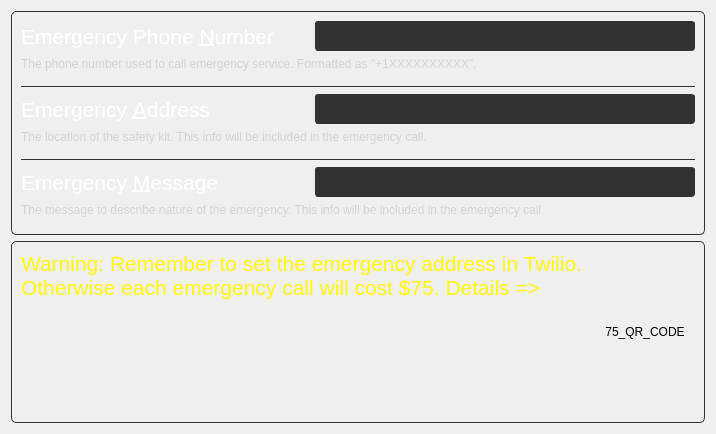
              <widget class="QWidget" name="scrollAreaWidgetContents_2">
               <property name="geometry">
                <rect>
                 <x>0</x>
                 <y>0</y>
                 <width>716</width>
                 <height>434</height>
                </rect>
               </property>
               <layout class="QVBoxLayout" name="verticalLayout_44">
                <item>
                 <widget class="QFrame" name="frame_12">
                  <property name="styleSheet">
                   <string notr="true">QWidget#frame_12{border-radius: 5px;border-color:rgb(50,50,50);border-width: 1px;border-style: solid;}</string>
                  </property>
                  <property name="frameShape">
                   <enum>QFrame::StyledPanel</enum>
                  </property>
                  <property name="frameShadow">
                   <enum>QFrame::Raised</enum>
                  </property>
                  <layout class="QVBoxLayout" name="verticalLayout_16">
                   <item>
                    <layout class="QHBoxLayout" name="horizontalLayout_21">
                     <item>
                      <widget class="QLabel" name="emergencyPhoneNumberLabel">
                       <property name="font">
                        <font>
                         <pointsize>16</pointsize>
                        </font>
                       </property>
                       <property name="styleSheet">
                        <string notr="true">color:white</string>
                       </property>
                       <property name="text">
                        <string>Emergency Phone &amp;Number</string>
                       </property>
                       <property name="buddy">
                        <cstring>emergencyPhoneNumberLineEdit</cstring>
                       </property>
                      </widget>
                     </item>
                     <item>
                      <spacer name="horizontalSpacer_11">
                       <property name="orientation">
                        <enum>Qt::Horizontal</enum>
                       </property>
                       <property name="sizeHint" stdset="0">
                        <size>
                         <width>40</width>
                         <height>20</height>
                        </size>
                       </property>
                      </spacer>
                     </item>
                     <item>
                      <widget class="QLineEdit" name="emergencyPhoneNumberLineEdit">
                       <property name="minimumSize">
                        <size>
                         <width>380</width>
                         <height>30</height>
                        </size>
                       </property>
                       <property name="font">
                        <font>
                         <pointsize>16</pointsize>
                        </font>
                       </property>
                       <property name="styleSheet">
                        <string notr="true">color: white; background-color: rgb(50,50,50); border-radius:3px;border-color: rgb(50,50,50);border-width: 1px;border-style: solid;</string>
                       </property>
                      </widget>
                     </item>
                    </layout>
                   </item>
                   <item>
                    <widget class="QLabel" name="label_5">
                     <property name="minimumSize">
                      <size>
                       <width>0</width>
                       <height>22</height>
                      </size>
                     </property>
                     <property name="maximumSize">
                      <size>
                       <width>16777215</width>
                       <height>22</height>
                      </size>
                     </property>
                     <property name="styleSheet">
                      <string notr="true">color:lightgrey</string>
                     </property>
                     <property name="text">
                      <string>The phone number used to call emergency service. Formatted as &quot;+1XXXXXXXXXX&quot;.</string>
                     </property>
                     <property name="alignment">
                      <set>Qt::AlignLeading|Qt::AlignLeft|Qt::AlignTop</set>
                     </property>
                    </widget>
                   </item>
                   <item>
                    <widget class="Line" name="line_6">
                     <property name="styleSheet">
                      <string notr="true">color:rgb(50,50,50)</string>
                     </property>
                     <property name="frameShadow">
                      <enum>QFrame::Plain</enum>
                     </property>
                     <property name="orientation">
                      <enum>Qt::Horizontal</enum>
                     </property>
                    </widget>
                   </item>
                   <item>
                    <layout class="QHBoxLayout" name="horizontalLayout_30">
                     <item>
                      <widget class="QLabel" name="emergencyAddressLabel">
                       <property name="font">
                        <font>
                         <pointsize>16</pointsize>
                        </font>
                       </property>
                       <property name="styleSheet">
                        <string notr="true">color:white</string>
                       </property>
                       <property name="text">
                        <string>Emergency &amp;Address</string>
                       </property>
                       <property name="buddy">
                        <cstring>emergencyAddressLineEdit</cstring>
                       </property>
                      </widget>
                     </item>
                     <item>
                      <spacer name="horizontalSpacer_12">
                       <property name="orientation">
                        <enum>Qt::Horizontal</enum>
                       </property>
                       <property name="sizeHint" stdset="0">
                        <size>
                         <width>40</width>
                         <height>20</height>
                        </size>
                       </property>
                      </spacer>
                     </item>
                     <item>
                      <widget class="QLineEdit" name="emergencyAddressLineEdit">
                       <property name="minimumSize">
                        <size>
                         <width>380</width>
                         <height>30</height>
                        </size>
                       </property>
                       <property name="maximumSize">
                        <size>
                         <width>16777215</width>
                         <height>16777215</height>
                        </size>
                       </property>
                       <property name="font">
                        <font>
                         <pointsize>16</pointsize>
                        </font>
                       </property>
                       <property name="styleSheet">
                        <string notr="true">color: white; background-color: rgb(50,50,50); border-radius:3px;border-color: rgb(50,50,50);border-width: 1px;border-style: solid;
</string>
                       </property>
                      </widget>
                     </item>
                    </layout>
                   </item>
                   <item>
                    <widget class="QLabel" name="label_7">
                     <property name="minimumSize">
                      <size>
                       <width>0</width>
                       <height>22</height>
                      </size>
                     </property>
                     <property name="maximumSize">
                      <size>
                       <width>16777215</width>
                       <height>22</height>
                      </size>
                     </property>
                     <property name="styleSheet">
                      <string notr="true">color:lightgrey</string>
                     </property>
                     <property name="text">
                      <string>The location of the safety kit. This info will be included in the emergency call.</string>
                     </property>
                     <property name="alignment">
                      <set>Qt::AlignLeading|Qt::AlignLeft|Qt::AlignTop</set>
                     </property>
                    </widget>
                   </item>
                   <item>
                    <widget class="Line" name="line_7">
                     <property name="styleSheet">
                      <string notr="true">color:rgb(50,50,50)</string>
                     </property>
                     <property name="frameShadow">
                      <enum>QFrame::Plain</enum>
                     </property>
                     <property name="orientation">
                      <enum>Qt::Horizontal</enum>
                     </property>
                    </widget>
                   </item>
                   <item>
                    <layout class="QHBoxLayout" name="horizontalLayout_37">
                     <item>
                      <widget class="QLabel" name="emergencyMessageLabel">
                       <property name="font">
                        <font>
                         <pointsize>16</pointsize>
                        </font>
                       </property>
                       <property name="styleSheet">
                        <string notr="true">color:white</string>
                       </property>
                       <property name="text">
                        <string>Emergency &amp;Message</string>
                       </property>
                       <property name="buddy">
                        <cstring>emergencyMessageLineEdit</cstring>
                       </property>
                      </widget>
                     </item>
                     <item>
                      <spacer name="horizontalSpacer_13">
                       <property name="orientation">
                        <enum>Qt::Horizontal</enum>
                       </property>
                       <property name="sizeHint" stdset="0">
                        <size>
                         <width>40</width>
                         <height>20</height>
                        </size>
                       </property>
                      </spacer>
                     </item>
                     <item>
                      <widget class="QLineEdit" name="emergencyMessageLineEdit">
                       <property name="minimumSize">
                        <size>
                         <width>380</width>
                         <height>30</height>
                        </size>
                       </property>
                       <property name="font">
                        <font>
                         <pointsize>16</pointsize>
                        </font>
                       </property>
                       <property name="styleSheet">
                        <string notr="true">color: white; background-color: rgb(50,50,50); border-radius:3px;border-color: rgb(50,50,50);border-width: 1px;border-style: solid;
</string>
                       </property>
                      </widget>
                     </item>
                    </layout>
                   </item>
                   <item>
                    <widget class="QLabel" name="label_9">
                     <property name="minimumSize">
                      <size>
                       <width>0</width>
                       <height>22</height>
                      </size>
                     </property>
                     <property name="maximumSize">
                      <size>
                       <width>16777215</width>
                       <height>22</height>
                      </size>
                     </property>
                     <property name="styleSheet">
                      <string notr="true">color:lightgrey</string>
                     </property>
                     <property name="text">
                      <string>The message to describe nature of the emergency. This info will be included in the emergency call.</string>
                     </property>
                     <property name="alignment">
                      <set>Qt::AlignLeading|Qt::AlignLeft|Qt::AlignTop</set>
                     </property>
                    </widget>
                   </item>
                  </layout>
                 </widget>
                </item>
                <item>
                 <widget class="QFrame" name="frame_15">
                  <property name="styleSheet">
                   <string notr="true">QWidget#frame_15{border-radius: 5px;border-color:rgb(50,50,50);border-width: 1px;border-style: solid;}</string>
                  </property>
                  <property name="frameShape">
                   <enum>QFrame::StyledPanel</enum>
                  </property>
                  <property name="frameShadow">
                   <enum>QFrame::Raised</enum>
                  </property>
                  <layout class="QHBoxLayout" name="horizontalLayout_7">
                   <item>
                    <widget class="QLabel" name="twilioAddressWarning">
                     <property name="font">
                      <font>
                       <pointsize>16</pointsize>
                      </font>
                     </property>
                     <property name="styleSheet">
                      <string notr="true">color:yellow</string>
                     </property>
                     <property name="text">
                      <string>Warning: Remember to set the emergency address in Twilio.
Otherwise each emergency call will cost $75. Details =&gt;</string>
                     </property>
                     <property name="textFormat">
                      <enum>Qt::AutoText</enum>
                     </property>
                     <property name="alignment">
                      <set>Qt::AlignLeading|Qt::AlignLeft|Qt::AlignTop</set>
                     </property>
                    </widget>
                   </item>
                   <item>
                    <widget class="QLabel" name="twilioAddressWarningQrCode">
                     <property name="minimumSize">
                      <size>
                       <width>100</width>
                       <height>100</height>
                      </size>
                     </property>
                     <property name="maximumSize">
                      <size>
                       <width>100</width>
                       <height>100</height>
                      </size>
                     </property>
                     <property name="text">
                      <string>75_QR_CODE</string>
                     </property>
                     <property name="alignment">
                      <set>Qt::AlignCenter</set>
                     </property>
                    </widget>
                   </item>
                  </layout>
                 </widget>
                </item>
               </layout>
              </widget>
